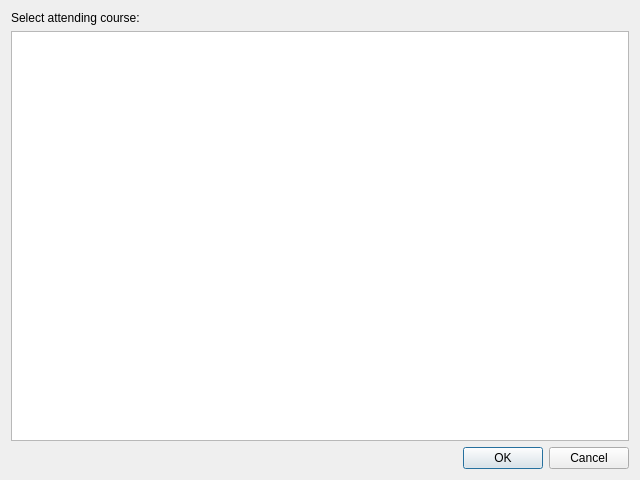
<?xml version="1.0" encoding="UTF-8"?>
<ui version="4.0">
 <class>Dialog</class>
 <widget class="QDialog" name="Dialog">
  <property name="geometry">
   <rect>
    <x>0</x>
    <y>0</y>
    <width>640</width>
    <height>480</height>
   </rect>
  </property>
  <property name="windowTitle">
   <string>Select Course</string>
  </property>
  <layout class="QVBoxLayout" name="verticalLayout">
   <item>
    <widget class="QLabel" name="course_label">
     <property name="text">
      <string>Select attending course:</string>
     </property>
    </widget>
   </item>
   <item>
    <widget class="QListWidget" name="course_listWidget"/>
   </item>
   <item>
    <widget class="QDialogButtonBox" name="buttonBox">
     <property name="orientation">
      <enum>Qt::Horizontal</enum>
     </property>
     <property name="standardButtons">
      <set>QDialogButtonBox::Cancel|QDialogButtonBox::Ok</set>
     </property>
    </widget>
   </item>
  </layout>
 </widget>
 <resources/>
 <connections>
  <connection>
   <sender>buttonBox</sender>
   <signal>accepted()</signal>
   <receiver>Dialog</receiver>
   <slot>hide()</slot>
   <hints>
    <hint type="sourcelabel">
     <x>532</x>
     <y>459</y>
    </hint>
    <hint type="destinationlabel">
     <x>612</x>
     <y>488</y>
    </hint>
   </hints>
  </connection>
  <connection>
   <sender>buttonBox</sender>
   <signal>rejected()</signal>
   <receiver>Dialog</receiver>
   <slot>close()</slot>
   <hints>
    <hint type="sourcelabel">
     <x>597</x>
     <y>459</y>
    </hint>
    <hint type="destinationlabel">
     <x>653</x>
     <y>443</y>
    </hint>
   </hints>
  </connection>
 </connections>
</ui>
